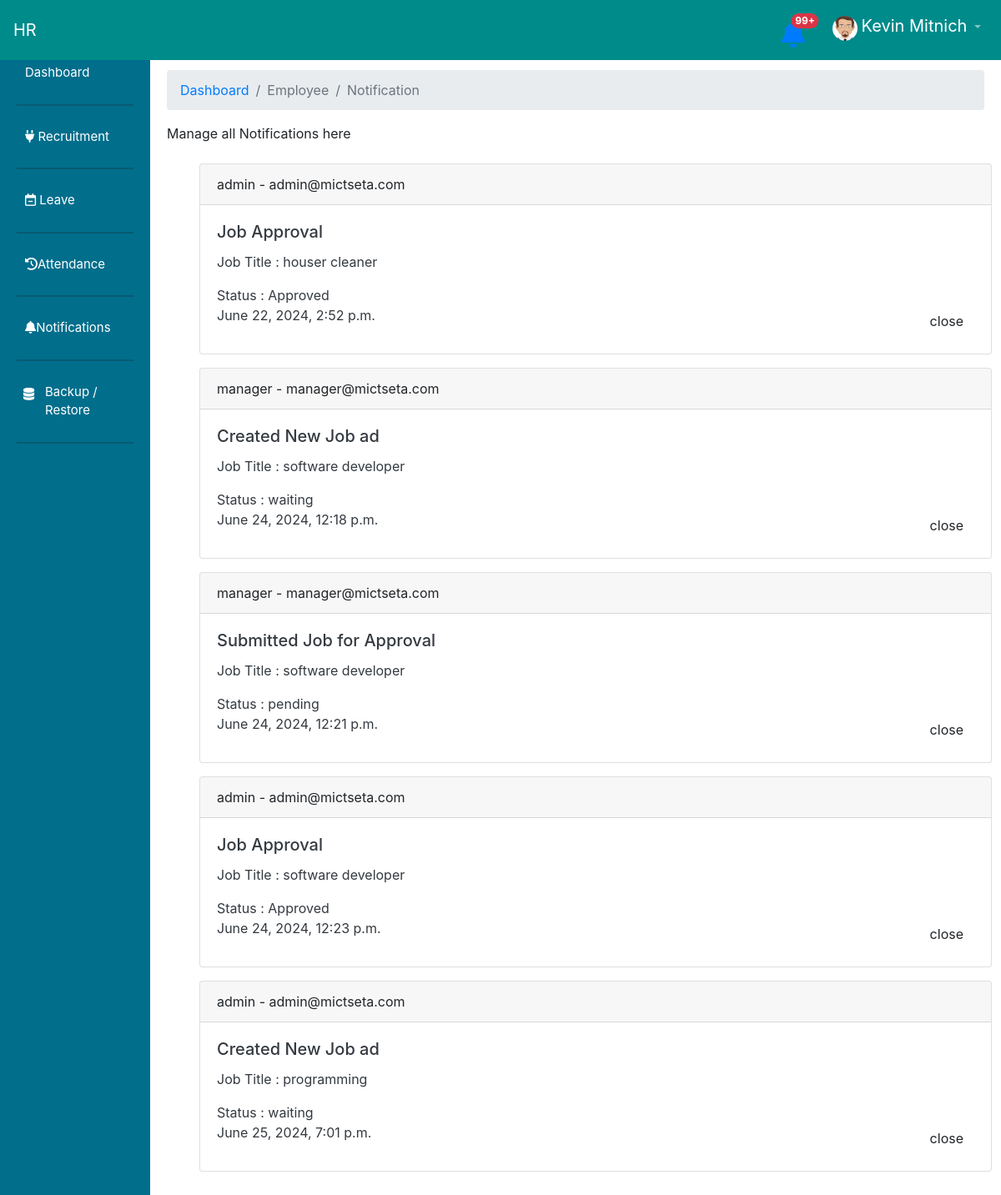
/dashboard/get_notifications/ (signed in), run on the app's committed database.
### profiles/models.py (models this page shows)
class StaffProfile(models.Model):
	user = models.OneToOneField(User, on_delete=models.CASCADE)
	job_title = models.CharField(max_length=100,null=True )
	department = models.CharField(max_length=6,null=True )
	salary = models.CharField(max_length=225,null=True )
	hire_date = models.DateTimeField(auto_now_add=True)
	phone = models.CharField(max_length=6,null=True )
	idnumber =  models.CharField(max_length=13,null=False )
	gender = models.CharField(max_length=6,null=False )
	age = models.CharField(max_length=6,null=False )
	dob = models.CharField(max_length=6,null=False )

class ProfileImage(models.Model):
	user = models.OneToOneField(User, on_delete=models.CASCADE)
	image = models.ImageField(upload_to='static/profiles/images/')
	uploaded_at = models.DateTimeField(auto_now_add=True)

### jobs/models.py (models this page shows)
class Notification(models.Model):
    user = models.ForeignKey(User, on_delete=models.CASCADE, related_name='notifications')
    action = models.CharField(max_length=225, unique=False, null=False)
    job_title = models.CharField(max_length=225, unique=False, null=False)
    status = models.CharField(max_length=225, unique=False, null=False)
    timestamp = models.DateTimeField(auto_now_add=True)
    is_seen = models.BooleanField(null=False, default=False)

### dashboard/views.py (the view)
# urls.py: path('get_notifications/', views.get_notifications, name="dashboard.get_notifications"),
@csrf_protect
def get_notifications(request):
	if request.user.is_authenticated:
		try:
			if request.user.is_superuser:
				notification = Notification.objects.all()
				return render(request,'notification.html',{'notifications':notification.reverse()})
			elif request.user.is_staff:
				notification = Notification.objects.filter(user=request.user)
			return render(request,'notification.html',{'notifications':notification.reverse()})
		except Exception as e:
			return HttpResponse(f"<h1> Sever Error : Notification: {e}</h1>")
	else:
		return redirect('render_auth_page')

### dashboard/templates/notification.html (shortened to what this page needs)
{% extends 'dashboard_base.html' %}
{% load static %}
{% block breadcrumbs %}
      <li class="breadcrumb-item active" aria-current="page">Employee</li>
      <li class="breadcrumb-item active" aria-current="page">Notification</li>
     {% endblock %}
{% block description %} Manage all Notifications here  {% endblock %}
{% block content %}
     <div class="container m-4 ">
    	{% if notifications %}
	     {% for notific in notifications %}
	     	{% if notific.is_seen %}
	     	{% else %}
	     	<div class="card mb-3 card-notification" style="width: 100%;">
			  <div class="card-header back-for" ><span>{{notific.user.username}} - {{notific.user.email }}</span>  </div>
			  <div class="card-body text-dark">
			    <h5 class="card-title">{{notific.action}}</h5>
			    <div>
			    	<p class="card-text"> Job Title : {{notific.job_title}}</p>
			    	<p class="card-text" > Status : {{notific.status}}</p>
			    </div>
			    <p class="card-text d-flex justify-content-between" > {{notific.timestamp}}  <a href="{% url 'dashboard.delete_notifications' notific.id %}" class="btn back-for">close</a> </p>
			  </div>
			</div>
			{% endif %}
		{% endfor %}
	{% endif %}
     </div>
{% endblock %}

### dashboard/templates/dashboard_base.html (shortened to what this page needs)
<!DOCTYPE html>
<html lang="en">
<head>
  <link href="https://cdn.jsdelivr.net/npm/bootstrap@5.0.2/dist/css/bootstrap.min.css" rel="stylesheet">
  <link href="https://stackpath.bootstrapcdn.com/bootstrap/4.5.2/css/bootstrap.min.css" rel="stylesheet">
  <link rel="stylesheet" href="https://cdnjs.cloudflare.com/ajax/libs/font-awesome/4.7.0/css/font-awesome.min.css">
  <link rel="stylesheet" href="https://cdnjs.cloudflare.com/ajax/libs/font-awesome/6.0.0-beta3/css/all.min.css">
    <link
        href=
"https://cdnjs.cloudflare.com/ajax/libs/bootstrap-datetimepicker/4.17.37/css/bootstrap-datetimepicker.min.css"
        rel="stylesheet">
 {% load static %}
</head>
<body>
  <nav class="navbar navbar-expand-lg navbar-dark ">
    <a class="navbar-brand" href="#">{{user.staffprofile.department}}</a>
    <div class="collapse navbar-collapse" id="navbarNav">
      <ul class="navbar-nav ml-auto">
        <li class="nav-item">
          <a class="nav-link" href="#">
            <a href="{% url 'dashboard.get_notifications'%}">
              <button type="button" class="btn btn-primaryn position-relative p-0 mr-4 mb-1">
               <i class="fas fa-bell fa-2x text-primary"  > </i>
                <span class="position-absolute top-0 start-100 translate-middle badge rounded-pill bg-danger ">
                  99+
                </span>
              </button>
            </a>
          </a>
        </li>
        <li class="nav-item dropdown">
          <a class="nav-link dropdown-toggle" href="#" id="navbarDropdown" role="button" data-toggle="dropdown" aria-haspopup="true" aria-expanded="false">
           {% if user.profileimage.image %}
            <img src="{{user.profileimage.image.url}}" class="rounded-circle" alt="..." style="width:30px;height: 30px;">
            {% else %}
            <img src="{% static 'dashboard/images/default_user.jpg' %}" class="rounded-circle" alt="..." style="width:30px;height: 30px;">
           {% endif %}
            <span class="text-white " style="font-size:20px;">{{user.first_name}} {{user.last_name}}</span>
          </a>
        </li>
      </ul>
    </div>
  </nav>
  <div class="sidebar">
    <h2 class="text-white">Dashboard</h2>
    <a href="#" data-toggle="collapse" data-target="#dashboardMenu" aria-expanded="false" aria-controls="dashboardMenu">
      Dashboard
    </a>
    <hr>
    <a href="#" data-toggle="collapse" data-target="#jobsMenu" aria-expanded="false" aria-controls="jobsMenu">
    <i class="fa fa-plug" aria-hidden="true"></i>  Recruitment
    </a>
    <hr>
    <a href="#" data-toggle="collapse" data-target="#settingsMenu" aria-expanded="false" aria-controls="settingsMenu">
     <i class="fa fa-calendar-minus-o" aria-hidden="true"></i>
 Leave
    </a>
    <hr>
    <a href="{% url 'dashboard.manage_attendance' %}">
      <i class="fa fa-history" aria-hidden="true"></i>Attendance
    </a>
    <hr>
    <a href="#" data-toggle="collapse" data-target="#notificationsMenu" aria-expanded="false" aria-controls="notificationsMenu">
      <i class="fas fa-bell"  > </i>Notifications {% if noty %}<span class="badge bg-danger">{{noty}}</span>{% endif %}
    </a>
    <hr>
     <i class="fa fa-database mt-3 ml-2 position-absolute text-white" aria-hidden="true"></i>
    <a href="{% url 'dashboard.backup_database' %}" class="ml-4">
      Backup / Restore
    </a>
    <hr>
  </div>
  <div class="main-content">
    <div class="content">
      <div id="defaultPage" style="margin-top: 40px;">
        <nav style="--bs-breadcrumb-divider: '>';" aria-label="breadcrumb">
          <ol class="breadcrumb">
            <li class="breadcrumb-item active"><a href=""> Dashboard</a></li>
            {% block breadcrumbs %}
            {% endblock %}
          </ol>
        </nav>
        <p>{% block description %} {% endblock %}</p>
        {% block content %}{% endblock %}
      </div>
    </div>
  </div>
</body>
</html>

### data on the page
Notification: user.username "admin", user.email "admin@mictseta.com", action "Job Approval", job_title "houser cleaner", status "Approved", timestamp "June 22, 2024, 2:52 p.m."
Notification: user.username "manager", user.email "manager@mictseta.com", action "Created New Job ad", job_title "software developer", status "waiting", timestamp "June 24, 2024, 12:18 p.m."
Notification: user.username "manager", user.email "manager@mictseta.com", action "Submitted Job for Approval", job_title "software developer", status "pending", timestamp "June 24, 2024, 12:21 p.m."
Notification: user.username "admin", user.email "admin@mictseta.com", action "Job Approval", job_title "software developer", status "Approved", timestamp "June 24, 2024, 12:23 p.m."
Notification: user.username "admin", user.email "admin@mictseta.com", action "Created New Job ad", job_title "programming", status "waiting", timestamp "June 25, 2024, 7:01 p.m."

### other printed values
{{ user.staffprofile.department }} "HR"
{{ user.first_name }} "Kevin"
{{ user.last_name }} "Mitnich"
